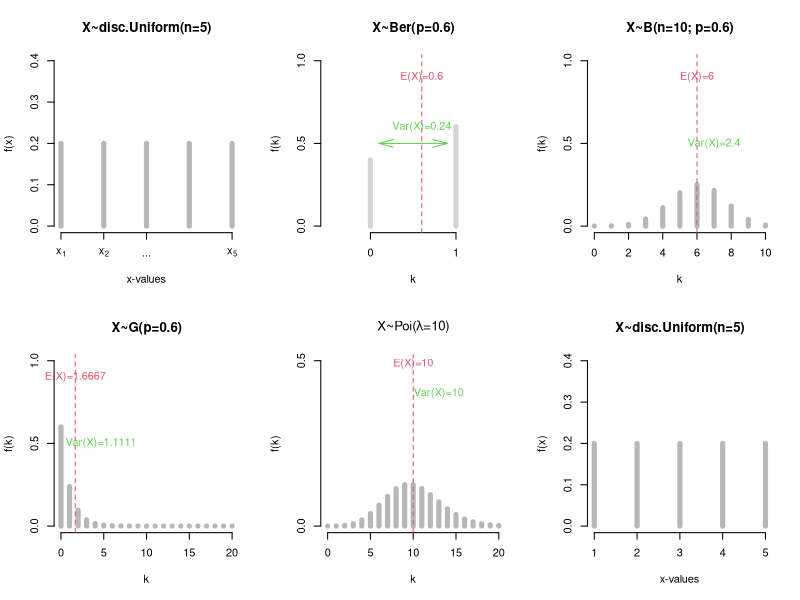
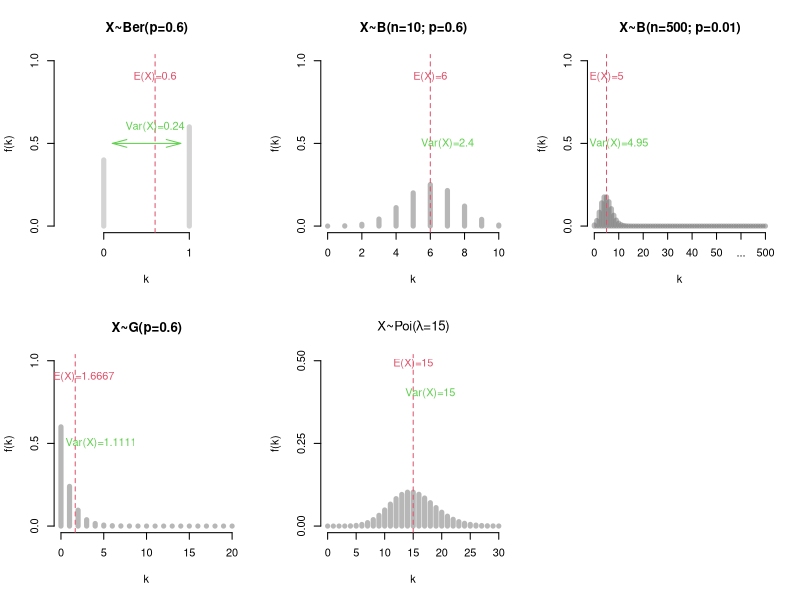
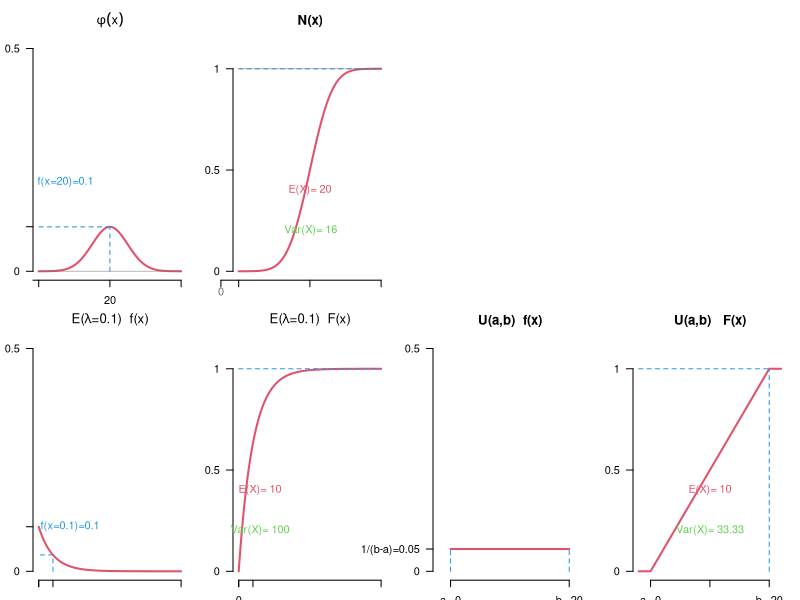
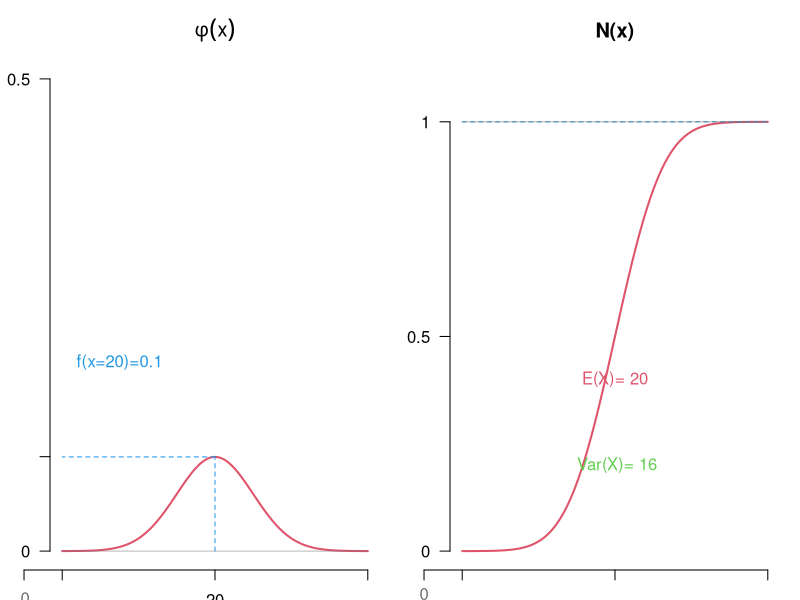
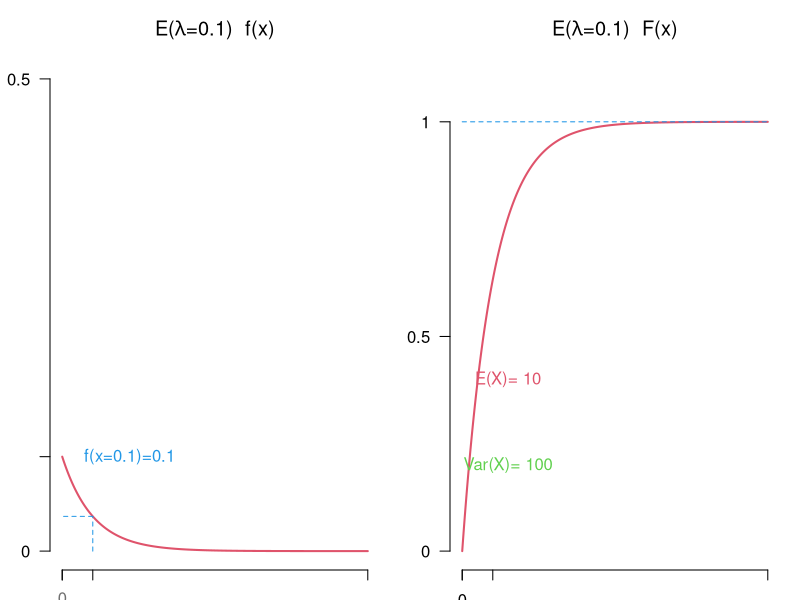
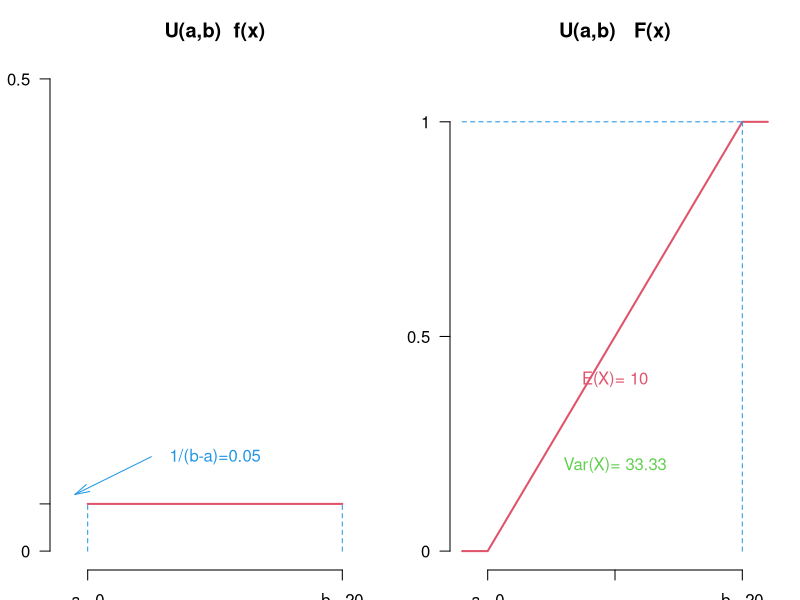
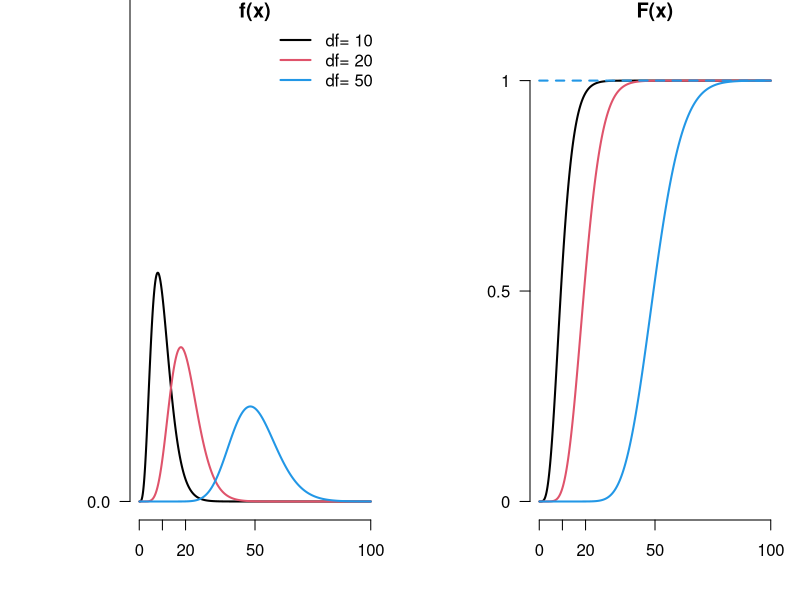
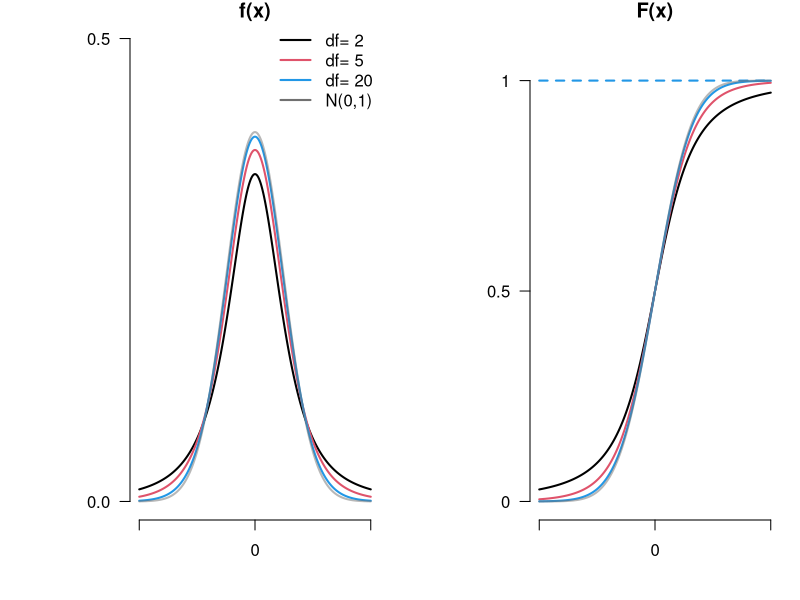

The R source for these figures, in order:
## ---- chunk 1
#knitr::include_graphics("./images/housewife.png",dpi=100)#dpi=100
#knitr::include_graphics("./images/rockstar.png",dpi=90)#dpi=90#online version

#link="http://3.144.126.30:3838/"
link="http://learning-dashboard.lehre.hwr-berlin.de:3838/"# link to the apps
## ---- chunk 2
knitr::include_url(paste0(link,"Apps_RBook/#section-verteilungen"),
  height = "600px")
## ---- chunk 3
library(scales)
#disc uniform
n=5
par(mfrow=c(2,3))
  x<-seq(1,n)
  px<-rep(1/n,n)
  plot(x,px,type="h",xlab="x-values",ylab="f(x)",main=paste0("X~disc.Uniform(n=",n,")"),
       ylim=c(0,0.4),axes=F,lwd=5,col=scales::alpha("gray44",0.5))
  axis(2, at=c(0,0.1,0.2,0.3,0.4))
  axis(1,at=x[c(1:3,n)], labels=c(expression(x[1]),expression(x[2]),"...",bquote(x[.(n)])))
  
#bern
  
input<-list()
input$pber<-0.6
 x<-c(0,1)
  px<-c(1-input$pber,input$pber)
  erw<-input$pber
  var<-input$pber*(1-input$pber)
  plot(x,px,type="h",xlab="k",ylab = "f(k)",main=paste0("X~Ber(p=",input$pber,")"),ylim=c(0,1),xlim=c(-0.5,1.5),axes=F,lwd=5,col=alpha("gray44",0.3))
  #rownames(bp)<-x
  bpm<-erw#*bp[rownames(bp)==floor(erw)]/floor(erw)
  axis(2, at=c(0,0.5,1))
  axis(1,at=c(0,1))
  abline(v=erw,lty=2,col=2)
  text(erw,0.9,
       paste0("E(X)=",round(erw,4)),col=2)
  arrows(0.1,0.5,
         0.9,0.5,lty=1,
         code=3,col=3, length=0.15,angle=15)
  text(erw,0.6,paste0("Var(X)=",round(var,4)),col=3)
  
  #binom
  input$nbin=10
  input$pbin=0.6
   x<-seq(0,input$nbin,1)
  px<-dbinom(x,size=input$nbin,prob=input$pbin)
  erw<-input$nbin*input$pbin
  #bp<-barplot(px,names.arg=x,xlab="k",main=paste0("X~B(n=",input$nbin,"; p=",input$pbin,")"),ylim=c(0,1),axes=F)
  plot(x,px,type="h",xlab="k",main=paste0("X~B(n=",input$nbin,"; p=",input$pbin,")"),ylab="f(k)",
       ylim=c(0,1),axes=F,lwd=5,col=alpha("gray44",0.5))
  #rownames(bp)<-x
  bpm<-erw#*bp[rownames(bp)==floor(erw)]/floor(erw)
  axis(2, at=c(0,0.5,1))
  axis(1)
  abline(v=bpm,lty=2,col=2)
  text(bpm,0.9,
       paste0("E(X)=",round(input$nbin*input$pbin,4)),col=2)
  #arrows(bpm-0.05*input$nbin,0.5,bpm+0.05*input$nbin,0.5,lty=1,code=3,col=3)
  text(bpm+0.1*input$nbin,0.5,paste0("Var(X)=",round(input$nbin*input$pbin*(1-input$pbin),4)),col=3)
  
#geom
  input$pgeom = 0.6
  x<-seq(0,20,1)
  px<-dgeom(x,prob=input$pgeom)
  plot(x,px,xlab="k",type="h",main=paste0("X~G(p=",input$pgeom,")"),ylim=c(0,1),axes=F,ylab="f(k)",
       lwd=5,col=alpha("gray44",0.5))
  axis(2, at=c(0,0.5,1))
  axis(1)
  abline(v=1/input$pgeom,lty=2,col=2)
  par(xpd=T)
  text(1/input$pgeom,0.9,
       paste0("E(X)=",round(1/input$pgeom,4)),col=2)
  #arrows(1/input$pgeom-2,0.5,1/input$pgeom+2,0.5,lty=1,code=3,col=3)
  text(1/input$pgeom+3,0.5,paste0("Var(X)=",round((1-input$pgeom)/input$pgeom^2,4)),col=3)
  par(xpd=F)
  
  # pois
  input$lam=10
   x<-seq(0,2*input$lam,1)
  px<-dpois(x,input$lam)
  plot(x,px,xlab="k",type="h",main=substitute(paste("X~Poi(",lambda,"=",10,")"))
       ,ylab="f(k)",ylim=c(0,0.5),axes=F,lwd=5,col=alpha("gray44",0.5))
  axis(2, at=c(0,0.5))
  axis(1)
  abline(v=input$lam,lty=2,col=2)
  text(input$lam,0.49,
       paste0("E(X)=",round(input$lam,4)),col=2)
  #arrows(0.5*input$lam,0.4, 1.5*input$lam+2,0.4,lty=1, code=3,col=3)
  text(input$lam+3,0.4,paste0("Var(X)=",input$lam),col=3)
## ---- chunk 4
#htmltools::tags$iframe(title = "Diskrete_GV", src ="http://learning-dashboard.lehre.hwr-berlin.de:3838/Apps_RBook/#section-verteilungen",  width=760, height=400)
## ---- chunk 5
n=5
  x<-seq(1,n)
  px<-rep(1/n,n)
  plot(x,px,type="h",xlab="x-values",ylab="f(x)",main=paste0("X~disc.Uniform(n=",n,")"),
       ylim=c(0,0.4),axes=F,lwd=5,col=scales::alpha("gray44",0.5))
  axis(2, at=c(0,0.1,0.2,0.3,0.4))
  axis(1,at=1:5, labels=1:5)
  
## ---- chunk 6
input<-list()
input$pber<-0.6
 x<-c(0,1)
  px<-c(1-input$pber,input$pber)
  erw<-input$pber
  var<-input$pber*(1-input$pber)
  plot(x,px,type="h",xlab="k",ylab = "f(k)",main=paste0("X~Ber(p=",input$pber,")"),ylim=c(0,1),xlim=c(-0.5,1.5),axes=F,lwd=5,col=alpha("gray44",0.3))
  #rownames(bp)<-x
  bpm<-erw#*bp[rownames(bp)==floor(erw)]/floor(erw)
  axis(2, at=c(0,0.5,1))
  axis(1,at=c(0,1))
  abline(v=erw,lty=2,col=2)
  text(erw,0.9,
       paste0("E(X)=",round(erw,4)),col=2)
  arrows(0.1,0.5,
         0.9,0.5,lty=1,
         code=3,col=3, length=0.15,angle=15)
  text(erw,0.6,paste0("Var(X)=",round(var,4)),col=3)
## ---- chunk 7
 input$nbin=10
  input$pbin=0.6
   x<-seq(0,input$nbin,1)
  px<-dbinom(x,size=input$nbin,prob=input$pbin)
  erw<-input$nbin*input$pbin
  #bp<-barplot(px,names.arg=x,xlab="k",main=paste0("X~B(n=",input$nbin,"; p=",input$pbin,")"),ylim=c(0,1),axes=F)
  plot(x,px,type="h",xlab="k",main=paste0("X~B(n=",input$nbin,"; p=",input$pbin,")"),ylab="f(k)",
       ylim=c(0,1),axes=F,lwd=5,col=alpha("gray44",0.5))
  #rownames(bp)<-x
  bpm<-erw#*bp[rownames(bp)==floor(erw)]/floor(erw)
  axis(2, at=c(0,0.5,1))
  axis(1)
  abline(v=bpm,lty=2,col=2)
  text(bpm,0.9,
       paste0("E(X)=",round(input$nbin*input$pbin,4)),col=2)
  #arrows(bpm-0.05*input$nbin,0.5,bpm+0.05*input$nbin,0.5,lty=1,code=3,col=3)
  text(bpm+0.1*input$nbin,0.5,paste0("Var(X)=",round(input$nbin*input$pbin*(1-input$pbin),4)),col=3)
## ---- chunk 8
 input$nbin=500
  input$pbin=0.01
   x<-seq(0,input$nbin,1)
  px<-dbinom(x,size=input$nbin,prob=input$pbin)
  erw<-input$nbin*input$pbin
  #bp<-barplot(px,names.arg=x,xlab="k",main=paste0("X~B(n=",input$nbin,"; p=",input$pbin,")"),ylim=c(0,1),axes=F)
  plot(x[x<=70],px[x<=70],type="h",xlab="k",main=paste0("X~B(n=",input$nbin,"; p=",input$pbin,")"),ylab="f(k)",
       ylim=c(0,1),axes=F,lwd=5,col=alpha("gray44",0.5),xlim=c(0,70))
  #rownames(bp)<-x
  bpm<-erw#*bp[rownames(bp)==floor(erw)]/floor(erw)
  axis(2, at=c(0,0.5,1))
  axis(1, at=c(seq(0,50,10),60,70), labels=c(seq(0,50,10),"...",500))
  abline(v=bpm,lty=2,col=2)
  text(bpm,0.9,
       paste0("E(X)=",round(input$nbin*input$pbin,4)),col=2)
  #arrows(bpm-0.05*input$nbin,0.5,bpm+0.05*input$nbin,0.5,lty=1,code=3,col=3)
  text(bpm+0.01*input$nbin,0.5,paste0("Var(X)=",round(input$nbin*input$pbin*(1-input$pbin),4)),col=3)
## ---- chunk 9
htmltools::tags$iframe(title = "quiz_dv", src ="./htmls/quiz_dv.html",  width=760, height=500)
## ---- chunk 10
  input$pgeom = 0.6
  x<-seq(0,20,1)
  px<-dgeom(x,prob=input$pgeom)
  plot(x,px,xlab="k",type="h",main=paste0("X~G(p=",input$pgeom,")"),ylim=c(0,1),axes=F,ylab="f(k)",
       lwd=5,col=alpha("gray44",0.5))
  axis(2, at=c(0,0.5,1))
  axis(1)
  abline(v=1/input$pgeom,lty=2,col=2)
  par(xpd=T)
  text(1/input$pgeom+1,0.9,
       paste0("E(X)=",round(1/input$pgeom,4)),col=2)
  #arrows(1/input$pgeom-2,0.5,1/input$pgeom+2,0.5,lty=1,code=3,col=3)
  text(1/input$pgeom+3,0.5,paste0("Var(X)=",round((1-input$pgeom)/input$pgeom^2,4)),col=3)
  par(xpd=F)
## ---- chunk 11
 input$lam=15
   x<-seq(0,2*input$lam,1)
  px<-dpois(x,input$lam)
  plot(x,px,xlab="k",type="h",main=substitute(paste("X~Poi(",lambda,"=",15,")"))
       ,ylab="f(k)",ylim=c(0,0.5),axes=F,lwd=5,col=alpha("gray44",0.5))
  axis(2, at=c(0,0.25,0.5))
  axis(1)
  abline(v=input$lam,lty=2,col=2)
  text(input$lam,0.49,
       paste0("E(X)=",round(input$lam,4)),col=2)
  #arrows(0.5*input$lam,0.4, 1.5*input$lam+2,0.4,lty=1, code=3,col=3)
  text(input$lam+3,0.4,paste0("Var(X)=",input$lam),col=3)
## ---- chunk 12
# n=500; p=0.01
# lam=n*p
# 
# x<-seq(0,20,1)
# ppx<-dpois(x,lam)
# pbx<-dbinom(x,n,p)
# 
# plot(x,pbx,xlab="k",type="h",ylab="f(k)",ylim=c(0,0.2),axes=F,lwd=2,col=alpha(3,0.5))
# points(x,pbx,pch=15,col=alpha(3,0.5))
# lines(x+0.2,ppx,type="h",col=alpha(2,0.5),lwd=2)
# points(x+0.2,ppx,pch=15,col=alpha(2,0.5))
# axis(2, at=c(0,0.1,0.2))
# axis(1)
# legend("topright",bty="n",col=c(alpha(3,0.5),alpha(2,0.5)),lwd=c(3,3),legend=c("B(500;0,01)", "Poi(5)"))
# #abline(v=input$lam,lty=2,col=2)
# #text(input$lam,0.49,paste0("E(X)=",round(input$lam,4)),col=2)
# #arrows(0.5*input$lam,0.4, 1.5*input$lam+2,0.4,lty=1, code=3,col=3)
# #text(input$lam+3,0.4,paste0("Var(X)=",input$lam),col=3)
## ---- chunk 13
htmltools::tags$iframe(title = "zusatz_dv", src ="./htmls/zusatz_dv.html",  width=760, height=500)
## ---- chunk 14
#norm
par(mfrow=c(2,4), mar=c(1.5,2.5,3,1))
mu<-input$mun<-20; sig<-input$varn<-4
  xseq<-seq(mu-4*sig,max(mu+4*sig,0.2),length=1000)
  dseq<-dnorm(xseq,mu,sig)
  plot(xseq, dseq,
       type="l",col=2,axes=F,lwd=2,
       xlim=range(xseq),
       ylim=c(0,0.5)
       ,ylab="",xlab="",main=expression(phi(x)))
  lines(xseq,dnorm(xseq,0,1),col=alpha("gray44",0.5))
  arrows(mu,0,mu,max(dseq),col=4,lty=2,code=0)
  arrows(mu,max(dseq),min(xseq),max(dseq),col=4,lty=2,code=0)
  axis(1,at=c(floor(min(xseq)),mu,0,ceiling(max(xseq))),labels=c("",paste(mu),"",""))
  axis(2,at=c(0,round(dnorm(mu,mu,sig),2),0.5),labels=c(0,"",0.5),las=2)
  text(10,round(dnorm(mu,mu,sig),2)+0.1,paste0("f(x=",mu,")=",round(dnorm(mu,mu,sig),3)),col=4)
  par(xpd=T)
  if(mu!=0){text(0,-0.2,"0",col="gray44")}
  #legend("topright",col="gray44",lty=1,legend="N(0,1)",border="n")
  
  plot(xseq, pnorm(xseq,mu,sig),
       type="l",col=2,axes=F,lwd=2,
       xlim=range(xseq),
       ylim=c(0,1.1),ylab="",xlab="",main="N(x)")
  arrows(min(xseq),1,max(xseq),1,col=4,lty=2,code=0)
  #arrows(min(xseq),0.5,mu,0.5,col=4,lty=2,code=0)
  axis(1,at=c(min(xseq),mu, 0,max(xseq)),labels=c("","","",""))
  axis(2,at=c(0,0.5,1),labels=c(0,0.5,1),las=2)
  text(mu,0.4,paste("E(X)=",mu),col=2)
  text(mu+0.2,0.2,paste("Var(X)=",round(sig^2,2)),col=3)
  lines(xseq,pnorm(xseq,0,1),col=alpha("gray44",0.5))
  if(mu!=0){text(0,-0.1,"0",col="gray44")}
  
  plot(1,1,col=NA,axes=F,ylab="",xlab="")
   plot(1,1,col=NA,axes=F,ylab="",xlab="")
  
  #exp
  lam<-0.1
  xseq<-seq(0,100,0.01)
  plot(xseq, dexp(xseq,lam),
       type="l",col=2,axes=F,lwd=2,
       xlim=c(0,max(xseq)),
       ylim=c(0,0.5),ylab="",xlab="",main=expression(paste("E(",lambda,"=",0.1,")","  f(x)")))
  #lines(xseq,dexp(xseq,1),col=alpha("gray44",0.5))
  arrows(1/lam,0,1/lam,dexp(1/lam,lam),col=4,lty=2,code=0)
  arrows(1/lam,dexp(1/lam,lam),min(xseq),dexp(1/lam,lam),col=4,lty=2,code=0)
  axis(1,at=c(floor(min(xseq)),1/lam,0,ceiling(max(xseq))),labels=c("",paste("E(X)=",1/lam),"",""),cex=0.5)
  axis(2,at=c(0,round(dexp(lam,lam),2),0.5),
       labels=c(0,"",0.5),las=2)
  par(xpd=T)
  if(lam!=1){text(0,-0.2,"0",col="gray44")}
  text(22,0.1,paste0("f(x=",lam,")=",round(dexp(lam,lam),2)), col=4)
  #legend("topright",col="gray44",lty=1,legend="E(1)",border="n")
  
  plot(xseq, pexp(xseq,lam),
       type="l",col=2,axes=F,lwd=2,
       xlim=c(0,max(xseq)),
       ylim=c(0,1.1),ylab="",xlab="",main=expression(paste("E(",lambda,"=",0.1,")","  F(x)")))
  arrows(0,1,max(xseq),1,col=4,lty=2,code=0)
  #arrows(min(xseq),0.5,mu,0.5,col=4,lty=2,code=0)
  axis(1,at=c(0,1/lam, 0,max(xseq)),labels=c(0,"","",""))
  axis(2,at=c(0,0.5,1),labels=c(0,0.5,1),las=2)
  text(1/lam+5,0.4,paste("E(X)=",round(1/lam,2)),col=2)
  text(1/lam+5,0.2,paste("Var(X)=",round(1/lam^2,2)),col=3)
  #lines(xseq,pexp(xseq,1),col=alpha("gray44",0.5))
  
  #unif
  input$astet<-0
  input$bstet<-20
  plot(c(input$astet,input$bstet), 
       rep(1/(input$bstet -input$astet),2),type="l",col=2,axes=F,lwd=2,
       xlim=c(input$astet-0.1*input$bstet,input$bstet+0.1*input$bstet),
       ylim=c(0,max(0.5,1/(input$bstet - input$astet)+0.1)),ylab="",xlab="",main="U(a,b)  f(x)")
  arrows(input$astet,0,input$astet,1/(input$bstet - input$astet),col=4,lty=2,code=0)
  arrows(input$bstet,0,input$bstet,1/(input$bstet - input$astet),col=4,lty=2,code=0)
  axis(1,at=c(input$astet,input$bstet),labels=paste(c("a=","b="),c(input$astet,input$bstet)))
  axis(2,at=c(0,1/(input$bstet - input$astet),0.5),labels=c(0,paste0("1/(b-a)=",round(1/(input$bstet - input$astet),2)),0.5),las=2)
  
  plot(c(input$astet-0.1*input$bstet,input$astet,input$bstet,input$bstet+0.1*input$bstet), 
       c(0,0,1,1),type="l",col=2,axes=F,lwd=2,
       xlim=c(input$astet-0.1*input$bstet,input$bstet+0.1*input$bstet),
       ylim=c(0,1.1),ylab="",xlab="",main="U(a,b)   F(x)")
  arrows(input$bstet,0,input$bstet,1,col=4,lty=2,code=0)
  arrows(input$astet-0.1*input$bstet,1,input$bstet,1,col=4,lty=2,code=0)
  axis(1,at=c(input$astet,round((input$astet+input$bstet)/2,2),input$bstet),labels=paste(c("a=","","b="),c(input$astet,"",input$bstet)))
  axis(2,at=c(0,0.5,1),labels=c(0,0.5,1),las=2)
  par(xpd=T)
  text((input$astet+input$bstet)/2,0.4,paste("E(X)=",round((input$astet+input$bstet)/2,2)),col=2)
  text((input$astet+input$bstet)/2,0.2,paste("Var(X)=",round((input$bstet-input$astet)^2/12,2)),col=3)
  
  #chi2
  

## ---- chunk 15
#knitr::include_url(paste0(link,"Apps_RBook/#section-verteilungen"),height = "600px")
## ---- chunk 16
#norm
par(mfrow=c(1,2))
mu<-input$mun<-20; sig<-input$varn<-4
  xseq<-seq(mu-4*sig,max(mu+4*sig,0.2),length=1000)
  dseq<-dnorm(xseq,mu,sig)
  plot(xseq, dseq,
       type="l",col=2,axes=F,lwd=2,
       xlim=range(xseq),
       ylim=c(0,0.5)
       ,ylab="",xlab="",main=expression(phi(x)))
  lines(xseq,dnorm(xseq,0,1),col=alpha("gray44",0.5))
  arrows(mu,0,mu,max(dseq),col=4,lty=2,code=0)
  arrows(mu,max(dseq),min(xseq),max(dseq),col=4,lty=2,code=0)
  axis(1,at=c(floor(min(xseq)),mu,0,ceiling(max(xseq))),labels=c("",paste(mu),"",""))
  axis(2,at=c(0,round(dnorm(mu,mu,sig),2),0.5),labels=c(0,"",0.5),las=2)
  text(10,round(dnorm(mu,mu,sig),2)+0.1,paste0("f(x=",mu,")=",round(dnorm(mu,mu,sig),3)),col=4)
  par(xpd=T)
  if(mu!=0){text(0.1,-0.05,"0",col="gray44")}
  #legend("topright",col="gray44",lty=1,legend="N(0,1)",border="n")
  
  plot(xseq, pnorm(xseq,mu,sig),
       type="l",col=2,axes=F,lwd=2,
       xlim=range(xseq),
       ylim=c(0,1.1),ylab="",xlab="",main="N(x)")
  arrows(min(xseq),1,max(xseq),1,col=4,lty=2,code=0)
  #arrows(min(xseq),0.5,mu,0.5,col=4,lty=2,code=0)
  axis(1,at=c(min(xseq),mu, 0,max(xseq)),labels=c("","","",""))
  axis(2,at=c(0,0.5,1),labels=c(0,0.5,1),las=2)
  text(mu,0.4,paste("E(X)=",mu),col=2)
  text(mu+0.2,0.2,paste("Var(X)=",round(sig^2,2)),col=3)
  lines(xseq,pnorm(xseq,0,1),col=alpha("gray44",0.5))
  if(mu!=0){text(0,-0.1,"0",col="gray44")}
  

## ---- chunk 17
erw=10
lam=1/erw
lamm<-gsub("\\.","\\,",round(lam,4))

dauer=5
## ---- chunk 18
#norm
par(mfrow=c(1,2))

  #exp
  lam<-0.1
  xseq<-seq(0,100,0.01)
  plot(xseq, dexp(xseq,lam),
       type="l",col=2,axes=F,lwd=2,
       xlim=c(0,max(xseq)),
       ylim=c(0,0.5),ylab="",xlab="",main=expression(paste("E(",lambda,"=",0.1,")","  f(x)")))
  #lines(xseq,dexp(xseq,1),col=alpha("gray44",0.5))
  arrows(1/lam,0,1/lam,dexp(1/lam,lam),col=4,lty=2,code=0)
  arrows(1/lam,dexp(1/lam,lam),min(xseq),dexp(1/lam,lam),col=4,lty=2,code=0)
  axis(1,at=c(floor(min(xseq)),1/lam,0,ceiling(max(xseq))),labels=c("",paste("E(X)=",1/lam),"",""),cex=0.5)
  axis(2,at=c(0,round(dexp(lam,lam),2),0.5),
       labels=c(0,"",0.5),las=2)
  par(xpd=T)
  if(lam!=1){text(-0.01,-0.05,"0",col="gray44")}
  text(22,0.1,paste0("f(x=",lam,")=",round(dexp(lam,lam),2)), col=4)
  #legend("topright",col="gray44",lty=1,legend="E(1)",border="n")
  
  plot(xseq, pexp(xseq,lam),
       type="l",col=2,axes=F,lwd=2,
       xlim=c(0,max(xseq)),
       ylim=c(0,1.1),ylab="",xlab="",main=expression(paste("E(",lambda,"=",0.1,")","  F(x)")))
  arrows(0,1,max(xseq),1,col=4,lty=2,code=0)
  #arrows(min(xseq),0.5,mu,0.5,col=4,lty=2,code=0)
  axis(1,at=c(0,1/lam, 0,max(xseq)),labels=c(0,"","",""))
  axis(2,at=c(0,0.5,1),labels=c(0,0.5,1),las=2)
  text(1/lam+5,0.4,paste("E(X)=",round(1/lam,2)),col=2)
  text(1/lam+5,0.2,paste("Var(X)=",round(1/lam^2,2)),col=3)
  #lines(xseq,pexp(xseq,1),col=alpha("gray44",0.5))

## ---- chunk 19
#norm
par(mfrow=c(1,2))

  #unif
  input$astet<-0
  input$bstet<-20
  plot(c(input$astet,input$bstet), 
       rep(1/(input$bstet -input$astet),2),type="l",col=2,axes=F,lwd=2,
       xlim=c(input$astet-0.1*input$bstet,input$bstet+0.1*input$bstet),
       ylim=c(0,max(0.5,1/(input$bstet - input$astet)+0.1)),ylab="",xlab="",main="U(a,b)  f(x)")
  arrows(input$astet,0,input$astet,1/(input$bstet - input$astet),col=4,lty=2,code=0)
  arrows(input$bstet,0,input$bstet,1/(input$bstet - input$astet),col=4,lty=2,code=0)
  axis(1,at=c(input$astet,input$bstet),labels=paste(c("a=","b="),c(input$astet,input$bstet)))
  axis(2,at=c(0,1/(input$bstet - input$astet),0.5),labels=c(0,"",0.5),las=2)
  text(10,0.1, paste0("1/(b-a)=",round(1/(input$bstet - input$astet),2)),col=4)
  arrows(5,0.1,-1,0.06,length=0.15,angle=15,col=4)
  
  plot(c(input$astet-0.1*input$bstet,input$astet,input$bstet,input$bstet+0.1*input$bstet), 
       c(0,0,1,1),type="l",col=2,axes=F,lwd=2,
       xlim=c(input$astet-0.1*input$bstet,input$bstet+0.1*input$bstet),
       ylim=c(0,1.1),ylab="",xlab="",main="U(a,b)   F(x)")
  arrows(input$bstet,0,input$bstet,1,col=4,lty=2,code=0)
  arrows(input$astet-0.1*input$bstet,1,input$bstet,1,col=4,lty=2,code=0)
  axis(1,at=c(input$astet,round((input$astet+input$bstet)/2,2),input$bstet),labels=paste(c("a=","","b="),c(input$astet,"",input$bstet)))
  axis(2,at=c(0,0.5,1),labels=c(0,0.5,1),las=2)
  par(xpd=T)
  text((input$astet+input$bstet)/2,0.4,paste("E(X)=",round((input$astet+input$bstet)/2,2)),col=2)
  text((input$astet+input$bstet)/2,0.2,paste("Var(X)=",round((input$bstet-input$astet)^2/12,2)),col=3)
  

## ---- chunk 20
#htmltools::tags$iframe(title = "zusatz_sv", src ="./htmls/zusatz_sv.html",  width=760, height=500)
## ---- chunk 21
  par(mfrow=c(1,2),mar=c(4,6.5,1,1),lwd=2)
  n<-c(10,20,50)
  xseq<-seq(0.1,100,length=1000)
  plot(xseq, dchisq(xseq,n[1]),
       type="l",col=1,axes=F,lwd=2,
       xlim=c(0,max(xseq)),
       ylim=c(0,max(dchisq(xseq,n[1]))+0.1),ylab="",xlab="",main="f(x)")
  lines(xseq,dchisq(xseq,n[2]),col=2)
  lines(xseq,dchisq(xseq,n[3]),col=4)
  # arrows(1/lam,0,1/lam,dexp(1/lam,lam),col=4,lty=2,code=0)
  # arrows(1/lam,dexp(1/lam,lam),min(xseq),dexp(1/lam,lam),col=4,lty=2,code=0)
  axis(1,at=c(0,n,100),labels=c(0,paste(n),100))
  axis(2,at=c(0,0.5),las=2)
  # par(xpd=T)
  # if(lam!=1){text(0,-0.2,"0",col="gray44")}
  legend("topright",col=c(1,2,4),lty=1,legend=paste("df=",n),bty="n")

  plot(xseq, pchisq(xseq,n[1]),
       type="l",col=1,axes=F,lwd=2,
       xlim=c(0,max(xseq)),
       ylim=c(0,1.1),ylab="",xlab="",main="F(x)")
  lines(xseq,pchisq(xseq,n[2]),col=2)
  lines(xseq,pchisq(xseq,n[3]),col=4)
  arrows(0,1,max(xseq),1,col=4,lty=2,code=0)
  #arrows(min(xseq),0.5,mu,0.5,col=4,lty=2,code=0)
  axis(1,at=c(0,n,100),labels=c(0,paste(n),100))
  axis(2,at=c(0,0.5,1),labels=c(0,0.5,1),las=2)
  # text(1/lam,-0.2,paste("E(X)=",round(1/lam,2)),col=2)
  # text(1/lam+0.2,0.2,paste("Var(X)=",round(1/lam^2,2)),col=3)
  # lines(xseq,pexp(xseq,1),col=alpha("gray44",0.5))

## ---- chunk 22
#knitr::include_graphics('./images/chi.png')
## ---- chunk 23
  par(mfrow=c(1,2),mar=c(4,6.5,1,1),lwd=2)
  n<-c(2,5,20)
  xseq<-seq(-4,4,length=1000)
  plot(xseq, dt(xseq,n[1]),
       type="l",col=1,axes=F,lwd=2,
       xlim=c(min(xseq),max(xseq)),
       ylim=c(0,0.5),ylab="",xlab="",main="f(x)")
  lines(xseq,dt(xseq,n[2]),col=2)
  lines(xseq,dt(xseq,n[3]),col=4)
  lines(xseq,dnorm(xseq,0,1),col=scales::alpha("gray44",0.5))
  # arrows(1/lam,0,1/lam,dexp(1/lam,lam),col=4,lty=2,code=0)
  # arrows(1/lam,dexp(1/lam,lam),min(xseq),dexp(1/lam,lam),col=4,lty=2,code=0)
  axis(1,at=c(-4,0,4),labels=c("",0,""))
  axis(2,at=c(0,0.5),las=2)
  # par(xpd=T)
  # if(lam!=1){text(0,-0.2,"0",col="gray44")}
  legend("topright",col=c(1,2,4,"gray44"),lty=1,legend=c(paste("df=",n),"N(0,1)"),bty="n")

  plot(xseq, pt(xseq,n[1]),
       type="l",col=1,axes=F,lwd=2,
       xlim=c(min(xseq),max(xseq)),
       ylim=c(0,1.1),ylab="",xlab="",main="F(x)")
  lines(xseq,pt(xseq,n[2]),col=2)
  lines(xseq,pt(xseq,n[3]),col=4)
  arrows(min(xseq),1,max(xseq),1,col=4,lty=2,code=0)
  lines(xseq,pnorm(xseq,0,1),col=scales::alpha("gray44",0.5))
  #arrows(min(xseq),0.5,mu,0.5,col=4,lty=2,code=0)
  axis(1,at=c(-4,0,4),labels=c("",0,""))
  axis(2,at=c(0,0.5,1),labels=c(0,0.5,1),las=2)
  # text(1/lam,-0.2,paste("E(X)=",round(1/lam,2)),col=2)
  # text(1/lam+0.2,0.2,paste("Var(X)=",round(1/lam^2,2)),col=3)
  # lines(xseq,pexp(xseq,1),col=alpha("gray44",0.5))

## ---- chunk 24
#knitr::include_graphics('./images/t.png')
## ---- chunk 25
#htmltools::tags$iframe(title = "quiz_sv", src ="./htmls/quiz_sv.html",  width=760, height=500)
## ---- chunk 26
htmltools::tags$iframe(title = "Wortwolke", src =paste0(link,"Apps_RBook/#section-wortwolke"),  width=760, height=600)
